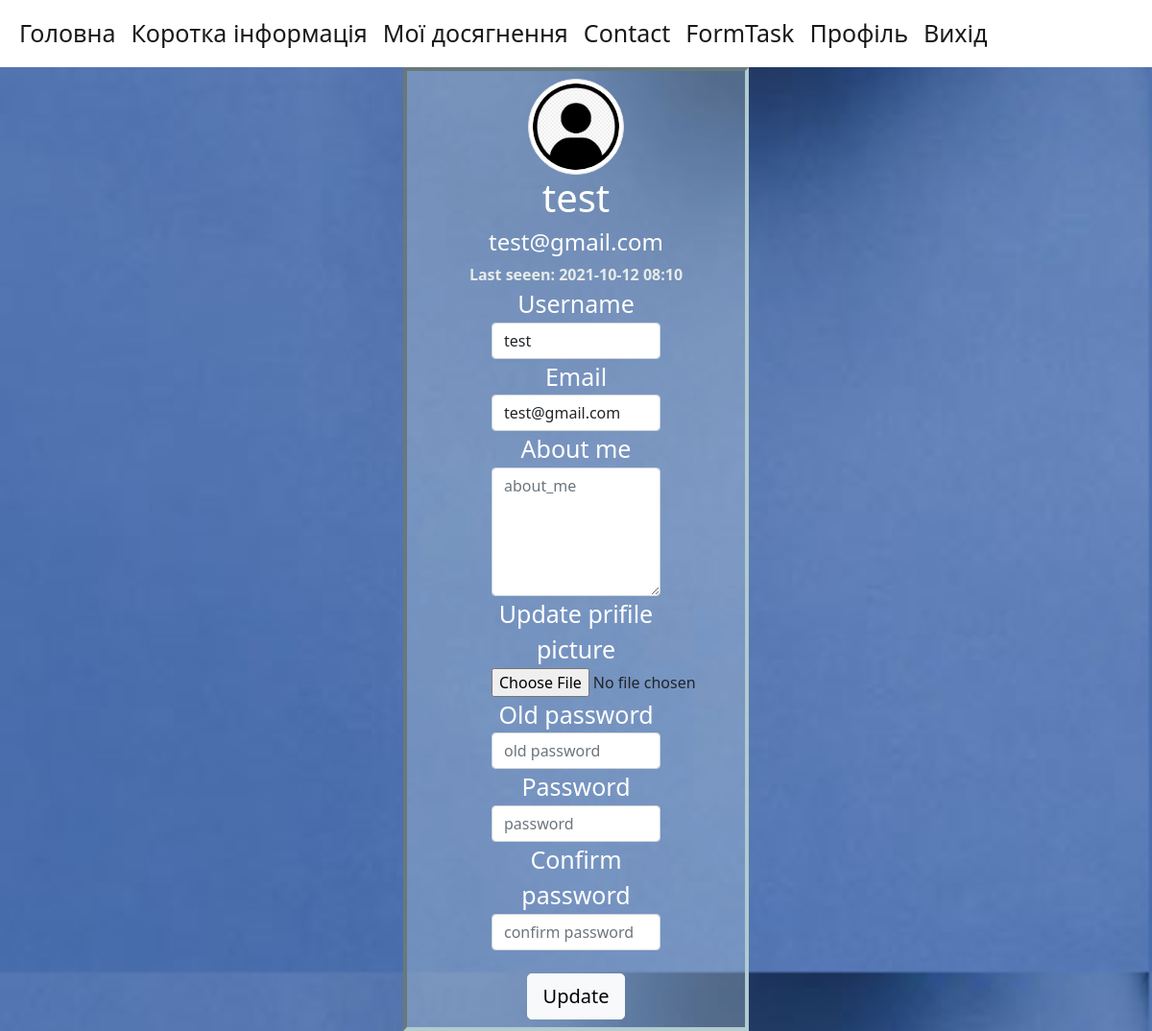
The app's page /auth/account (signed in) with its own data.
### app/profile/models.py (models this page shows, shortened)
class User(db.Model, UserMixin):
    id = db.Column(db.Integer, primary_key=True)
    username = db.Column(db.String(30), unique=True, nullable=False)
    email = db.Column(db.String(120), unique=True, nullable=False)
    about_me = db.Column(db.String(400),  nullable=True)
    last_seen = db.Column(db.DateTime, default=datetime.now())
    password = db.Column(db.String(60), nullable=False)
    image_file = db.Column(db.String(20), nullable=False, server_default='default.jpg')
    admin = db.Column(db.Boolean, default=False)

### app/profile/view.py (the view)
@user_bp.route("/account", methods=['GET', 'POST'])
@login_required
def account():
    form = UpdateAccountForm()
    user_img = url_for('static', filename = 'profile_pics/'+current_user.image_file)
    if form.validate_on_submit():
        if form.picture.data:
            picture_file = save_picture(form.picture.data)
            current_user.image_file = picture_file
        current_user.username = form.username.data
        current_user.email = form.email.data
        current_user.about_me = form.about_me.data
        if form.password.data:
            if current_user.veryfy_password(form.old_password.data):
                current_user.password = bcrypt.generate_password_hash(form.password.data).decode('utf-8')
            else:
                flash('Incorrect old password!', 'danger')
                return redirect(url_for('user_bp_in.account'))
        try:
            db.session.commit()
            flash('User seccessfully updated', 'info')
            return redirect(url_for('user_bp_in.account'))
        except:
            db.session.rollback()
            flash('Error while update user!', 'danger')
            return redirect(url_for('user_bp_in.account'))
    elif request.method == 'GET':
        form.username.data = current_user.username
        form.email.data = current_user.email
        form.about_me.data = current_user.about_me
    return render_template('account.html', title='Account', user_img=user_img, form=form)

### app/profile/view.py (called while the page is built)
@login_manager.user_loader
def user_loader(user_id):
    return User.query.get(int(user_id))

@user_bp.after_request
def after_request(response):
    if current_user:
        current_user.last_seen = datetime.now()
        try:
            db.session.commit()
        except:
            flash('Error while update user last seen!', 'danger')
    return response

### app/profile/templates/profile/account.html (shortened to what this page needs)
{% extends "base.html" %}
{%block content%}
{%from "_render_field.html" import render_field%}
<div align="center">
    <div class="text-center card-box" style="background-color:rgba(197, 217, 226, 0.3);border: 4px inset rgb(177, 203, 206); width:30%">
         <div class="member-card pt-2 pb-2">
            <div class="thumb-lg member-thumb mx-auto">
                 <img src="{{user_img}}" class="rounded-circle img-thumbnail" style="wigth:100px; height:100px;" alt="profile-image">
                 <h1 align="center" class="account_user">{{current_user.username}}</h1>
                 <h4 align="center" class="account_user">{{current_user.email}}</h4>
                 <div class="last_seen">Last seeen: {{ current_user.last_seen.strftime('%Y-%m-%d %H:%m') }}</div>
                 <div align="center">
                     <form method="POST" action="{{ url_for('user_bp_in.account') }}" enctype="multipart/form-data">
                         {{ render_field(form.username, class="form-control", placeholder="username") }}
                         {{ render_field(form.email, class="form-control", placeholder="email") }}
                         {{ render_field(form.about_me, class="form-control", placeholder="about_me") }}
                         {{ render_field(form.picture) }}
                         {{ render_field(form.old_password, required=False, class="form-control", placeholder="old password") }}
                         {{ render_field(form.password, required=False, class="form-control", placeholder="password") }}
                         {{ render_field(form.confirm_password, required=False,  class="form-control", placeholder="confirm password") }}<br>
                         {{ form.submit(class="btn btn-light btn-lg") }}
                     </form>
                </div>
            </div>
         </div>
    </div>
</div>
{% endblock %}

### app/templates/_render_field.html (shortened to what this page needs)
{% macro render_field(field)%}
<fieldset class="form-field" style="width:50%;">
  <div class="form_label">{{ field.label }}</div>
      {{ field(**kwargs) | safe }}
</fieldset>
{% endmacro %}

### app/static/css/custom.css (style rules this page uses)
body { background-image: url('../images/fon.png'); background-size: 100%; }
.form_label { color:white; font-size:25px; }
.account_user { color:white; }
.last_seen { color:#e5ebe8; font-weight:bold; }

### records on screen
User: username "test", email "test@gmail.com", last_seen "2021-10-12 08:10"

### other values on screen
{{ field.label }} "Username Email About me Update prifile picture Old password Password Confirm password"
